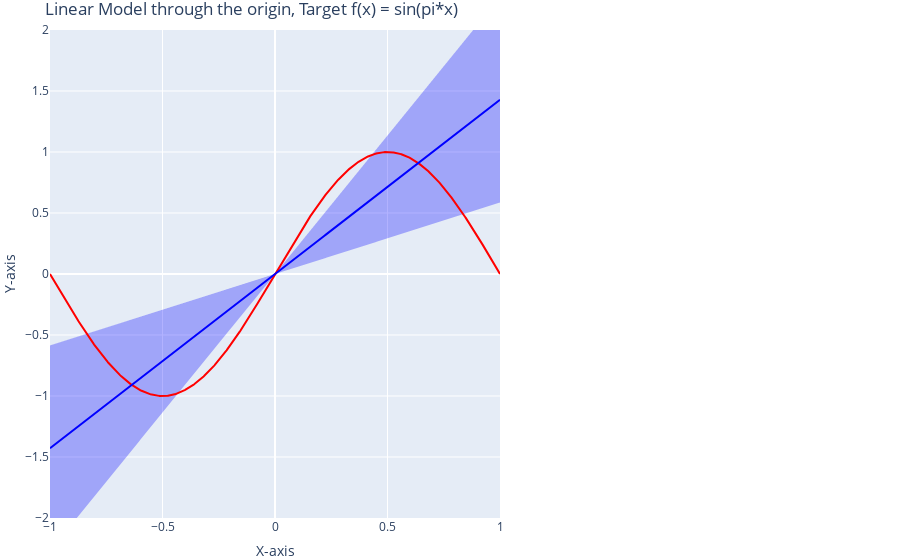

Notebook code cell kept with this figure:
### Code cell
**Linear Model through the origin, Target f(x) = sin(pi*x)**

### Figure 1 — Plotly figure (JSON) as saved in the notebook; plotly's stock layout.template omitted (floating-point values rounded to 4 significant figures; data arrays with more than 128 entries replaced by an {"elided": "..."} marker saying what was removed)
{"data": [{"line": {"color": "rgba(0, 0, 255, 0)"}, "mode": "lines", "name": "Upper Bound", "type": "scatter", "x": {"elided": "1000 float values"}, "y": {"elided": "1000 float values"}}, {"line": {"color": "rgba(0, 0, 255, 0)"}, "mode": "lines", "name": "Lower Bound", "type": "scatter", "x": {"elided": "1000 float values"}, "y": {"elided": "1000 float values"}}, {"fill": "tonexty", "fillcolor": "rgba(0, 0, 255, 0.3)", "mode": "none", "name": "Area", "type": "scatter", "x": {"elided": "1000 float values"}, "y": {"elided": "1000 float values"}}, {"line": {"color": "rgba(255, 0, 0, 1)"}, "mode": "lines", "name": "Target Function", "type": "scatter", "x": {"elided": "1000 float values"}, "y": {"elided": "1000 float values"}}, {"line": {"color": "rgba(0, 0, 255, 1)"}, "mode": "lines", "name": "g_bar", "type": "scatter", "x": {"elided": "1000 float values"}, "y": {"elided": "1000 float values"}}], "layout": {"legend": {"x": 0, "y": 1}, "margin": {"b": 0, "l": 0, "r": 400, "t": 30}, "showlegend": false, "title": {"text": "Linear Model through the origin, Target f(x) = sin(pi*x)"}, "xaxis": {"title": {"text": "X-axis"}}, "yaxis": {"range": [-2, 2], "title": {"text": "Y-axis"}}}}
